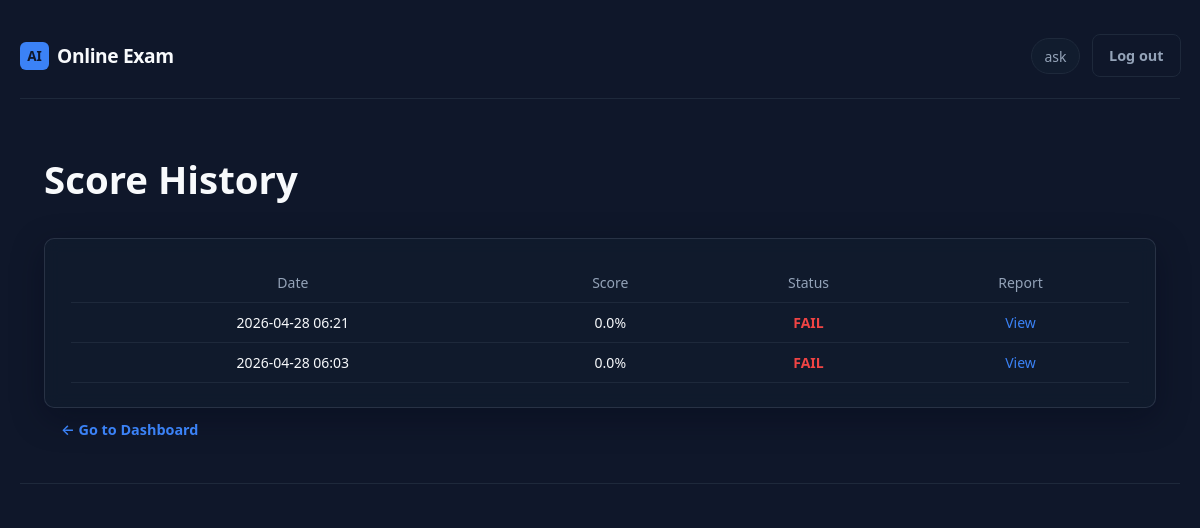
Page /scores (signed in) on the committed database.
### app.py (models this page shows)
class Attempt(db.Model):
    __tablename__ = "attempts"
    id = db.Column(db.Integer, primary_key=True)
    user_id = db.Column(db.Integer, db.ForeignKey("users.id"), nullable=False)
    exam_id = db.Column(db.Integer, db.ForeignKey('exam_history.id'), nullable=True)
    started_at = db.Column(db.DateTime, nullable=False)
    ended_at = db.Column(db.DateTime, nullable=True)
    status = db.Column(db.String(20), default="in_progress")
    score = db.Column(db.Float, nullable=True)
    question_ids_json = db.Column(db.Text, nullable=False)
    current_index = db.Column(db.Integer, default=0)
    time_limit_seconds = db.Column(db.Integer, default=EXAM_TIME_SECONDS)
    tab_switch_count = db.Column(db.Integer, default=0)
    face_missing_warnings = db.Column(db.Integer, default=0)
    warning_count = db.Column(db.Integer, default=0)
    warning_details_json = db.Column(db.Text, nullable=False, default="[]")
    timeline_json = db.Column(db.Text, nullable=False, default="[]")
    student_profile_json = db.Column(db.Text, nullable=False, default="{}")
    cheating_risk = db.Column(db.String(20), nullable=True)

### app.py (the view)
@app.route('/scores')
@login_required
def score_page():
    attempts = Attempt.query.filter_by(user_id=session['user_id'], status='completed').order_by(Attempt.started_at.desc()).all()
    return render_template('scores.html', attempts=attempts)

### app.py (called while the page is built)
def login_required(f):
    @wraps(f)
    def decorated(*args, **kwargs):
        if "user_id" not in session:
            return redirect(url_for("login"))
        return f(*args, **kwargs)
    return decorated

### templates/scores.html (shortened to what this page needs)
{% extends "base.html" %}
{% block content %}
<h1>Score History</h1>
<div class="card">
<table class="data-table">
<thead>
<tr>
<th>Date</th>
<th>Score</th>
<th>Status</th>
<th>Report</th>
</tr>
</thead>
<tbody>
{% for a in attempts %}
<tr>
<td>{{ a.started_at.strftime('%Y-%m-%d %H:%M') }}</td>
<td>{{ a.score }}%</td>
<td>
  {% if a.score >= 75 %}
    <span style="color:#22c55e; font-weight:600;">PASS</span>
  {% else %}
    <span style="color:#ef4444; font-weight:600;">FAIL</span>
  {% endif %}
</td>
<td>
<a href="{{ url_for('exam_report', attempt_id=a.id) }}">View</a>
</td>
</tr>
{% endfor %}
</tbody>
</table>
</div>
<a href="{{ url_for('dashboard') }}" class="btn">← Go to Dashboard</a>
{% endblock %}

### static/css/style.css (style rules this page uses)
:root { --bg: #0f172a; --bg-elevated: #111c2e; --border: #1e293b; --text: #f8fafc; --muted: #94a3b8; --accent: #3b82f6; --accent-dim: #2563eb; --accent-glow: rgba(59, 130, 246, 0.35); --success: #22c55e; --error: #ef4444; --radius: 10px; --font: "Segoe UI", system-ui, -apple-system, sans-serif; }
*, *::before, *::after { box-sizing: border-box; }
body { margin: 0; min-height: 100vh; font-family: var(--font); background: var(--bg); color: var(--text); font-size: 1.2rem; line-height: 1.65; }
a { color: var(--accent); text-decoration: none; }
.card { background: rgba(17, 28, 46, 0.72); border: 1px solid rgba(148, 163, 184, 0.18); border-radius: var(--radius); padding: 1.5rem 1.6rem; box-shadow: 0 10px 32px rgba(2, 6, 23, 0.35); backdrop-filter: blur(8px); -webkit-backdrop-filter: blur(8px); transition: transform 0.2s ease, box-shadow 0.2s ease, border-color 0.2s ease; }
.btn { display: inline-flex; align-items: center; justify-content: center; padding: 0.55rem 1rem; border-radius: 8px; font-size: 0.9rem; font-weight: 600; border: 1px solid transparent; cursor: pointer; font-family: inherit; transition: background 0.15s, border-color 0.15s; }
.data-table { width: 100%; border-collapse: collapse; font-size: 0.875rem; }
.data-table th, .data-table td { text-align: center !important; vertical-align: middle; padding: 0.5rem 0.65rem; border-bottom: 1px solid var(--border); }
.data-table th:first-child, .data-table td:first-child { text-align: left; }
.data-table th { color: var(--muted); font-weight: 500; }
.btn, .btn-primary, .btn-outline, button, a.btn, a.btn-primary, a.btn-outline { transition: all 0.25s ease; position: relative; }
.dash-stat-card, .card, .highlight-card { transition: all 0.25s ease; }
.btn, button { will-change: transform; }

### templates/base.html (style rules this page uses)
body { margin: 0; padding: 0; }
html, body { width: 100%; overflow-x: hidden; }

### rows in the picture
Attempt: started_at "2026-04-28 06:21", score "0.0", shows "FAIL"
Attempt: started_at "2026-04-28 06:03", score "0.0", shows "FAIL"

### other values in the picture
{{ session.get('username') }} "ask"
